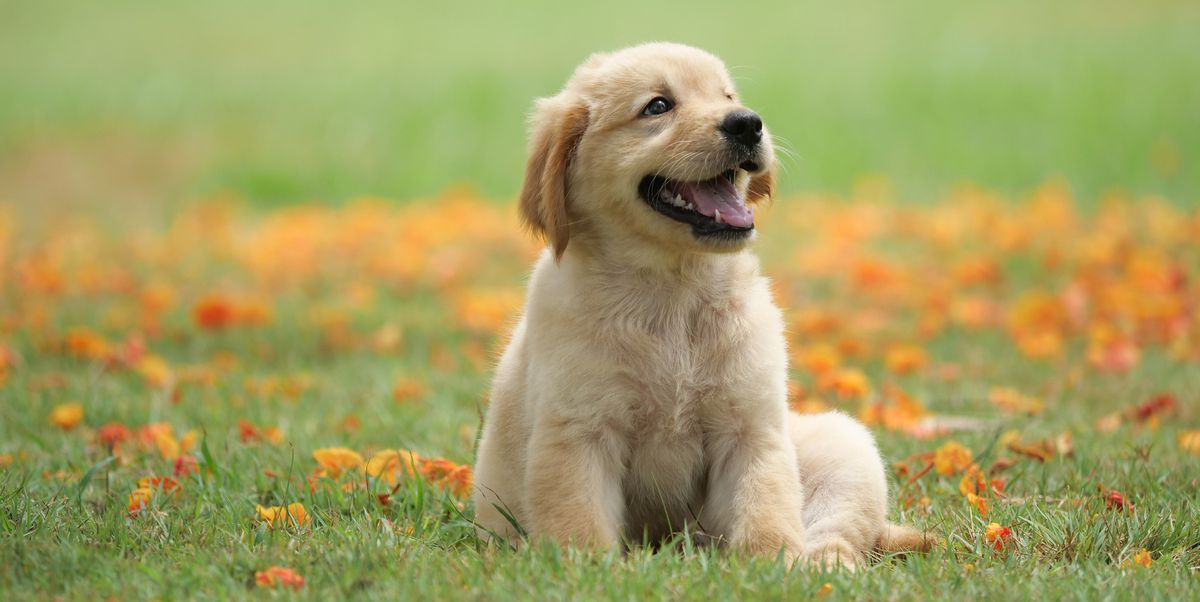
#> input picture Preprocessing/Input/dog.jpg, 1200 x 602 px
$ python blur.py
#> lines starting #> are read from the running program, lines starting #| are printed output that depends on the picture; after the words box and inside, x2 and y2 are one past the last pixel; in counts of white or black regions, pixels touching at a corner belong together
import cv2
import random
import numpy as np

segmentator = cv2.ximgproc.segmentation.createGraphSegmentation(sigma=1.5, k=300, min_size=5000)

src = cv2.imread('Input/dog.jpg')
#> src is the input picture: shape (602, 1200, 3); mean B, G, R 97.6, 158.6, 163.9

segment = segmentator.processImage(src)
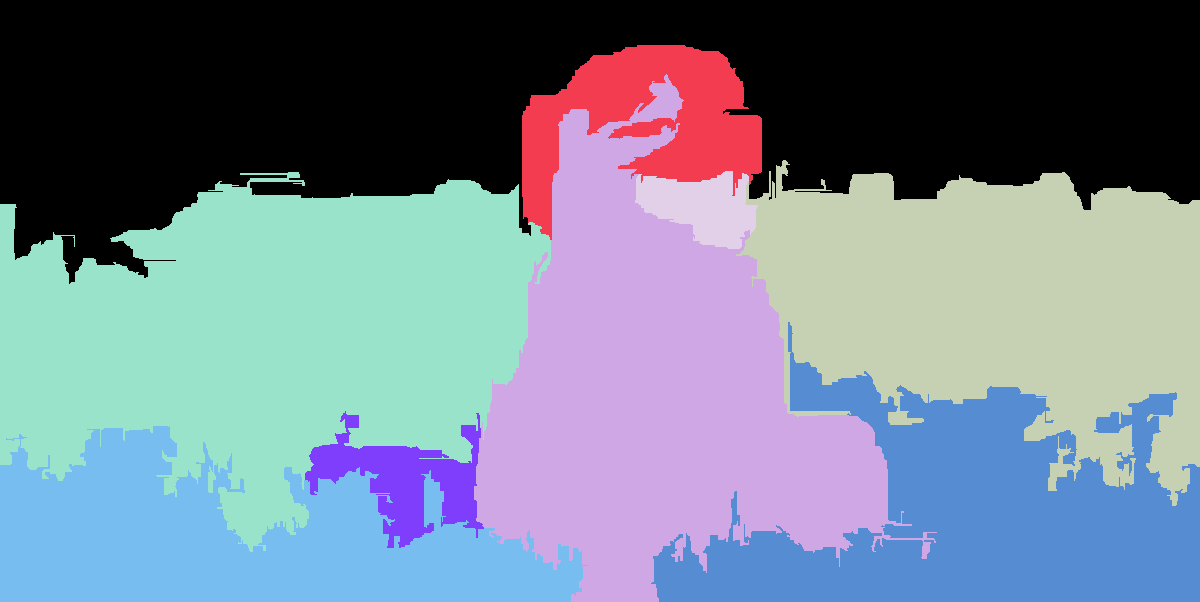
#> segment: shape (602, 1200) int32; 9 distinct labels, from 0 to 8; one colour per label, 0 black

mask = segment.reshape(list(segment.shape) + [1]).repeat(3, axis=2)
#> mask: shape (602, 1200, 3) int32; 9 distinct labels, from 0 to 8

masked = np.ma.masked_array(src, fill_value=1)

for i in range(np.max(segment)):
  masked.mask = mask != i
  y, x = np.where(segment == i)
  top, bottom, left, right = min(y), max(y), min(x), max(x)
  dst = masked.filled()[top : bottom + 1, left : right + 1]
  cv2.imwrite('Segment_Out/dog/{num}.jpg'.format(num=i), dst)
#> this loop made 8 passes
#> (top, bottom, left, right) on passes 1 to 8: (0, 283, 0, 1199), (45, 239, 522, 761), (74, 601, 474, 936), (160, 505, 736, 1199), (171, 248, 635, 757), (172, 551, 0, 550), (322, 601, 651, 1199), (411, 547, 305, 483)
#> pass 1, `dst = masked.filled()[top : bottom + 1, left : right + 1]`:
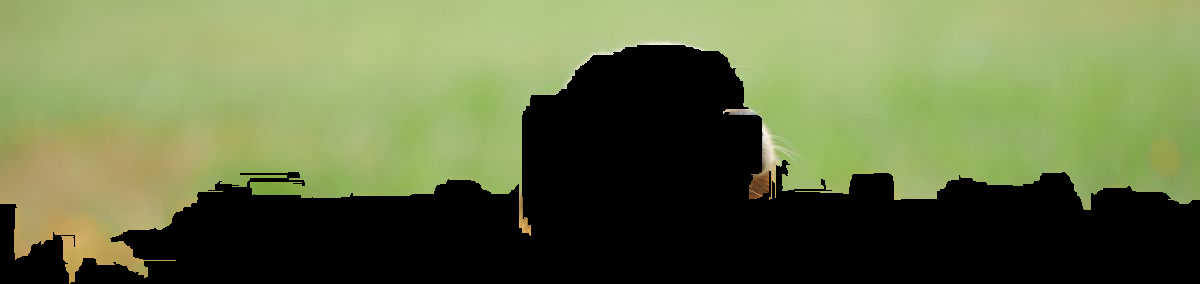
#> dst: shape (284, 1200, 3); mean B, G, R 69.5, 112.3, 100.7
#> pass 2, `dst = masked.filled()[top : bottom + 1, left : right + 1]`:
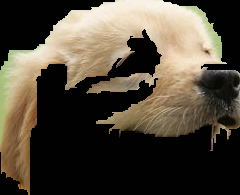
#> dst: shape (195, 240, 3); mean B, G, R 58.8, 72.7, 81
#> pass 3, `dst = masked.filled()[top : bottom + 1, left : right + 1]`:
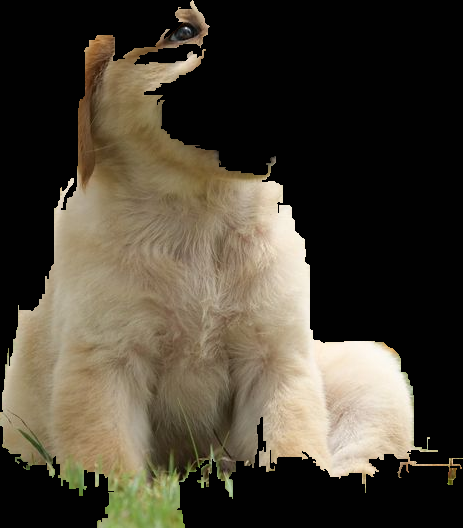
#> dst: shape (528, 463, 3); mean B, G, R 52.7, 66.1, 73
